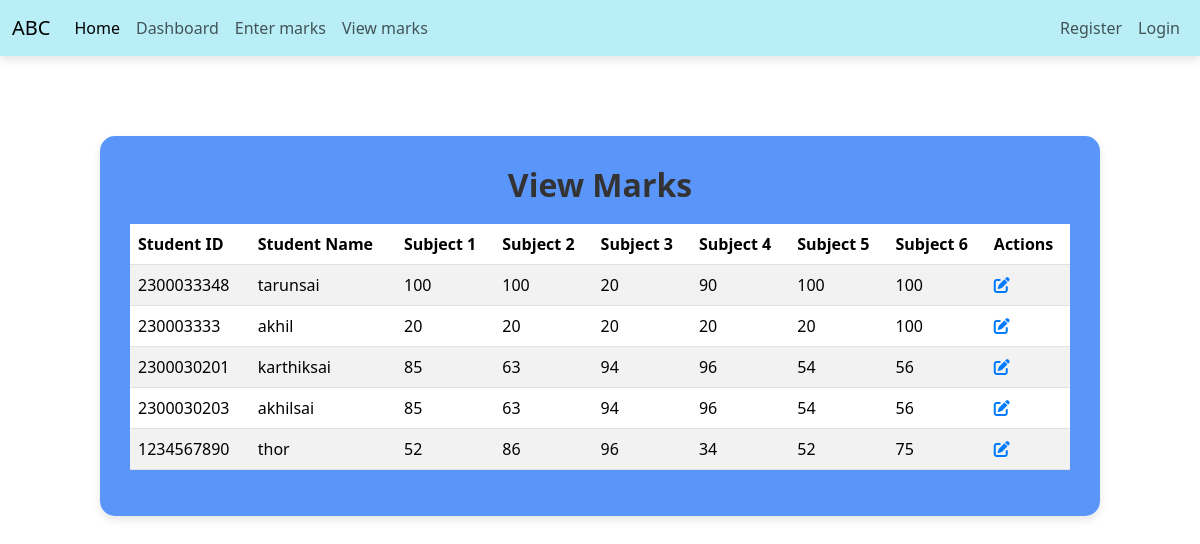
/teacherapp/view_marks/, run on the app's committed database.
### teacherapp/models.py (models this page shows, shortened)
class StudentMark(models.Model):
    student_id = models.CharField(max_length=20, unique=True)
    student_name = models.CharField(max_length=100)
    email = models.EmailField()  # Add email field
    subject1 = models.IntegerField()
    subject2 = models.IntegerField()
    subject3 = models.IntegerField()
    subject4 = models.IntegerField()
    subject5 = models.IntegerField()
    subject6 = models.IntegerField()

### teacherapp/views.py (the view)
# urls.py: path('view_marks/', views.view_marks, name='view_marks'),
def view_marks(request):
    students = StudentMark.objects.all()
    return render(request, 'teacherapp/view_marks.html', {'students': students})

### templates/teacherapp/view_marks.html (shortened to what this page needs)
<!DOCTYPE html>
<html lang="en">
<head>
    <link href="https://cdn.jsdelivr.net/npm/bootstrap@5.3.3/dist/css/bootstrap.min.css" rel="stylesheet">
    <link href="https://cdnjs.cloudflare.com/ajax/libs/font-awesome/6.0.0-beta3/css/all.min.css" rel="stylesheet">
</head>
<body>
  {% extends 'Navbar/teachernavbar.html' %}
  {% load static %}
  {% block body %}
  <div class="container">
    <div class="view-marks-container">
      <h2>View Marks</h2>
      <table class="table table-striped table-hover">
        <thead>
          <tr>
            <th>Student ID</th>
            <th>Student Name</th>
            <th>Subject 1</th>
            <th>Subject 2</th>
            <th>Subject 3</th>
            <th>Subject 4</th>
            <th>Subject 5</th>
            <th>Subject 6</th>
            <th>Actions</th>
          </tr>
        </thead>
        <tbody>
          {% for student in students %}
            <tr>
              <td>{{ student.student_id }}</td>
              <td>{{ student.student_name }}</td>
              <td>{{ student.subject1 }}</td>
              <td>{{ student.subject2 }}</td>
              <td>{{ student.subject3 }}</td>
              <td>{{ student.subject4 }}</td>
              <td>{{ student.subject5 }}</td>
              <td>{{ student.subject6 }}</td>
              <td>
                <a href="{% url 'edit_marks' student.pk %}" class="edit-button" data-bs-toggle="tooltip" title="Edit Marks">
                  <i class="fas fa-edit"></i>
                </a>
              </td>
            </tr>
          {% endfor %}
        </tbody>
      </table>
    </div>
  </div>
  {% endblock %}

### templates/Navbar/teachernavbar.html (shortened to what this page needs)
<!DOCTYPE html>
<html lang="en">
<head>
    <link href="https://cdn.jsdelivr.net/npm/bootstrap@5.3.3/dist/css/bootstrap.min.css" rel="stylesheet">
</head>
<body>
    <nav class="navbar navbar-expand-lg" style="background-color:#b9eef6">
        <div class="container-fluid">
            <a class="navbar-brand" href="{% url 'home' %}">ABC</a>
            <div class="collapse navbar-collapse" id="navbarNav">
                <ul class="navbar-nav">
                    <li class="nav-item">
                        <a class="nav-link active" aria-current="page" href="#">Home</a>
                    </li>
                    <li class="nav-item">
                        <a class="nav-link" href="{% url 'teacher_dashboard' %}">Dashboard</a>
                    </li>
                    <li class="nav-item">
                        <a class="nav-link" href="#">Enter marks</a>
                    </li>
                    <li class="nav-item">
                        <a class="nav-link" href="#">View marks</a>
                    </li>
                </ul>
                <ul class="navbar-nav ms-auto">
                    {% if user.is_authenticated %}
                        <li class="nav-item">
                            <span class="nav-link">Welcome, {{ user.username }}</span>
                        </li>
                        <li class="nav-item">
                            <a class="nav-link" href="{% url 'logout' %}">Logout</a>
                        </li>
                    {% else %}
                        <li class="nav-item">
                            <a class="nav-link" href="{% url 'signup' %}">Register</a>
                        </li>
                        <li class="nav-item">
                            <a class="nav-link" href="{% url 'login' %}">Login</a>
                        </li>
                    {% endif %}
                </ul>
            </div>
        </div>
    </nav>
    {% block body %}
    {% endblock %}
</body>
</html>

### templates/teacherapp/view_marks.html (style rules this page uses)
body { background: url('https://wallpaperset.com/w/full/1/d/8/43494.jpg') no-repeat center center fixed; background-size: cover; font-family: 'Poppins', sans-serif; color: #333; display: flex; flex-direction: column; min-height: 100vh; }
.navbar { margin-bottom: 30px; box-shadow: 0 4px 8px rgba(0, 0, 0, 0.1); background-color: rgba(0, 0, 0, 0.7); backdrop-filter: blur(10px); }
.view-marks-container { max-width: 1000px; margin: 50px auto; padding: 30px; border-radius: 15px; background-color: rgba(90, 150, 250, 200); box-shadow: 0 4px 8px rgba(0, 0, 0, 0.1); animation: fadeIn 1s ease-in-out; }
.view-marks-container h2 { margin-bottom: 20px; font-size: 32px; font-weight: 600; color: #333; text-align: center; }
table { width: 100%; border-collapse: collapse; margin-bottom: 20px; }
th, td { padding: 12px; text-align: left; border-bottom: 1px solid #ddd; }
th { background-color: #007bff; color: white; font-weight: 600; }
td { background-color: rgba(255, 255, 255, 0.8); }
.edit-button { color: #007bff; text-decoration: none; transition: color 0.3s, transform 0.3s; }

### data on the page
StudentMark: student_id "2300033348", student_name "tarunsai", subject1 "100", subject2 "100", subject3 "20", subject4 "90", subject5 "100", subject6 "100"
StudentMark: student_id "230003333", student_name "akhil", subject1 "20", subject2 "20", subject3 "20", subject4 "20", subject5 "20", subject6 "100"
StudentMark: student_id "2300030201", student_name "karthiksai", subject1 "85", subject2 "63", subject3 "94", subject4 "96", subject5 "54", subject6 "56"
StudentMark: student_id "2300030203", student_name "akhilsai", subject1 "85", subject2 "63", subject3 "94", subject4 "96", subject5 "54", subject6 "56"
StudentMark: student_id "1234567890", student_name "thor", subject1 "52", subject2 "86", subject3 "96", subject4 "34", subject5 "52", subject6 "75"
